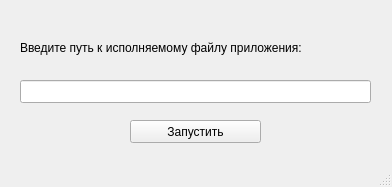
<?xml version="1.0" encoding="UTF-8"?>
<ui version="4.0">
 <class>MainWindow</class>
 <widget class="QMainWindow" name="MainWindow">
  <property name="geometry">
   <rect>
    <x>0</x>
    <y>0</y>
    <width>392</width>
    <height>187</height>
   </rect>
  </property>
  <property name="windowTitle">
   <string>Programm Runner</string>
  </property>
  <widget class="QWidget" name="centralwidget">
   <widget class="QLabel" name="label">
    <property name="geometry">
     <rect>
      <x>20</x>
      <y>40</y>
      <width>701</width>
      <height>16</height>
     </rect>
    </property>
    <property name="text">
     <string>Введите путь к исполняемому файлу приложения:</string>
    </property>
   </widget>
   <widget class="QPushButton" name="pushButton">
    <property name="geometry">
     <rect>
      <x>130</x>
      <y>120</y>
      <width>131</width>
      <height>23</height>
     </rect>
    </property>
    <property name="text">
     <string>Запустить</string>
    </property>
   </widget>
   <widget class="QLineEdit" name="lineEdit">
    <property name="geometry">
     <rect>
      <x>20</x>
      <y>80</y>
      <width>351</width>
      <height>23</height>
     </rect>
    </property>
   </widget>
  </widget>
  <widget class="QMenuBar" name="menubar">
   <property name="geometry">
    <rect>
     <x>0</x>
     <y>0</y>
     <width>392</width>
     <height>20</height>
    </rect>
   </property>
  </widget>
  <widget class="QStatusBar" name="statusbar"/>
 </widget>
 <resources/>
 <connections/>
</ui>
